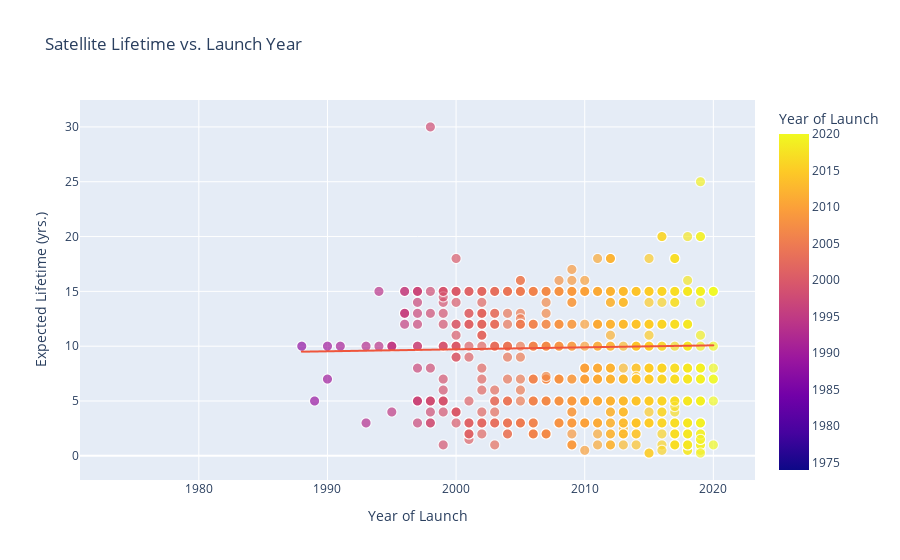

Here is the notebook cell this chart was saved with:
### Markdown cell above
# 5. Satellite Lifetime vs. Launch Year
This plot analyzes satellite lifetime against its launch year. 

The trendline shows a slight increase in the lifeline of the satellite as we progress every year.

### Code cell
fig = px.scatter(data, y="Expected Lifetime (yrs.)", x="Year of Launch", title = 'Satellite Lifetime vs. Launch Year',
	         size="Number of Satellite", color="Year of Launch",
                 hover_name="Operator/Owner", size_max=10, trendline="ols")
fig.show()

### Figure 1 — Plotly figure (JSON) as saved in the notebook; plotly's stock layout.template omitted (floating-point values rounded to 4 significant figures; data arrays with more than 128 entries replaced by an {"elided": "..."} marker saying what was removed)
{"data": [{"hovertemplate": "<b>%{hovertext}</b><br><br>Year of Launch=%{marker.color}<br>Expected Lifetime (yrs.)=%{y}<br>Number of Satellite=%{marker.size}<extra></extra>", "hovertext": {"elided": "2666 str values"}, "legendgroup": "", "marker": {"color": {"elided": "2666 int values"}, "coloraxis": "coloraxis", "size": {"elided": "2666 int values"}, "sizemode": "area", "sizeref": 0.01, "symbol": "circle"}, "mode": "markers", "name": "", "showlegend": false, "type": "scattergl", "x": {"elided": "2666 int values"}, "xaxis": "x", "y": {"elided": "2666 float values"}, "yaxis": "y"}, {"hovertemplate": "<b>OLS trendline</b><br>Expected Lifetime (yrs.) = 0.0180984 * Year of Launch + -26.4807<br>R<sup>2</sup>=0.000565<br><br>Year of Launch=%{x}<br>Expected Lifetime (yrs.)=%{y} <b>(trend)</b><extra></extra>", "legendgroup": "", "marker": {"symbol": "circle"}, "mode": "lines", "name": "", "showlegend": false, "type": "scattergl", "x": {"elided": "1147 int values"}, "xaxis": "x", "y": {"elided": "1147 float values"}, "yaxis": "y"}], "layout": {"coloraxis": {"colorbar": {"title": {"text": "Year of Launch"}}, "colorscale": [[0, "#0d0887"], [0.1111, "#46039f"], [0.2222, "#7201a8"], [0.3333, "#9c179e"], [0.4444, "#bd3786"], [0.5556, "#d8576b"], [0.6667, "#ed7953"], [0.7778, "#fb9f3a"], [0.8889, "#fdca26"], [1, "#f0f921"]]}, "legend": {"itemsizing": "constant", "tracegroupgap": 0}, "title": {"text": "Satellite Lifetime vs. Launch Year"}, "xaxis": {"anchor": "y", "domain": [0, 1], "title": {"text": "Year of Launch"}}, "yaxis": {"anchor": "x", "domain": [0, 1], "title": {"text": "Expected Lifetime (yrs.)"}}}}
